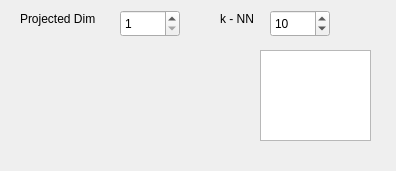
<?xml version="1.0" encoding="UTF-8"?>
<ui version="4.0">
 <class>paramsLLE</class>
 <widget class="QWidget" name="paramsLLE">
  <property name="geometry">
   <rect>
    <x>0</x>
    <y>0</y>
    <width>396</width>
    <height>171</height>
   </rect>
  </property>
  <property name="windowTitle">
   <string>Form</string>
  </property>
  <widget class="QLabel" name="dimCountLabel">
   <property name="geometry">
    <rect>
     <x>20</x>
     <y>10</y>
     <width>101</width>
     <height>17</height>
    </rect>
   </property>
   <property name="text">
    <string>Projected Dim</string>
   </property>
  </widget>
  <widget class="QSpinBox" name="dimCountSpin">
   <property name="geometry">
    <rect>
     <x>120</x>
     <y>10</y>
     <width>60</width>
     <height>27</height>
    </rect>
   </property>
   <property name="minimum">
    <number>1</number>
   </property>
  </widget>
  <widget class="QLabel" name="knnLabel">
   <property name="geometry">
    <rect>
     <x>220</x>
     <y>10</y>
     <width>51</width>
     <height>17</height>
    </rect>
   </property>
   <property name="text">
    <string>k - NN</string>
   </property>
  </widget>
  <widget class="QSpinBox" name="knnSpin">
   <property name="geometry">
    <rect>
     <x>270</x>
     <y>10</y>
     <width>60</width>
     <height>27</height>
    </rect>
   </property>
   <property name="minimum">
    <number>1</number>
   </property>
   <property name="maximum">
    <number>200</number>
   </property>
   <property name="value">
    <number>10</number>
   </property>
  </widget>
  <widget class="QLabel" name="eigenGraph">
   <property name="geometry">
    <rect>
     <x>10</x>
     <y>60</y>
     <width>221</width>
     <height>71</height>
    </rect>
   </property>
   <property name="toolTip">
    <string>K-PCA Eigenvalues</string>
   </property>
   <property name="text">
    <string/>
   </property>
  </widget>
  <widget class="QListWidget" name="eigenList">
   <property name="geometry">
    <rect>
     <x>260</x>
     <y>50</y>
     <width>111</width>
     <height>91</height>
    </rect>
   </property>
   <property name="font">
    <font>
     <pointsize>8</pointsize>
    </font>
   </property>
  </widget>
 </widget>
 <resources/>
 <connections/>
</ui>
